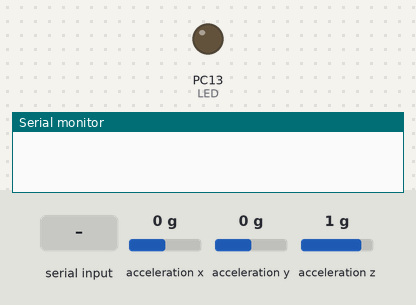
Bench run of a sketch on a simulated STM32 Blue Pill. Parts: output pins drawn as LEDs (lit = HIGH), the last lines printed to the serial monitor. Wiring (inferred from the names in the program): MPU-6050 motion sensor at I2C address 0x68. Dashed ring = blinking. The inputs (shaded band) are chosen by the test bench; at power-on: acceleration x 0 g, acceleration y 0 g, acceleration z 1 g (analog values on the 0–1023 scale).

Above: at 0.0 s.
At 1.28 s:
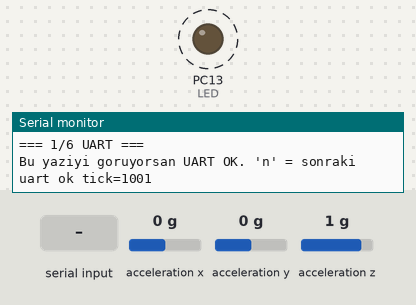
1.7 s: "s" received over Serial
4.7 s: "n" received over Serial
Timing chart, 0 to 13.7 s (numbered marks = the images above; inputs shaded):
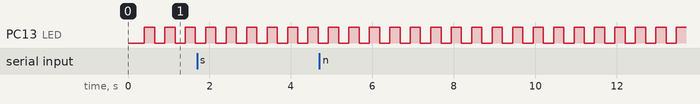

Measured:
- by itself, PC13 (LED): alternates HIGH for 0.25 s and LOW for 0.25 s

The sketch:

12_sequential.ino
```cpp
// AUV tezgah 12 - sirali parca testi (senin mevcut baglanti)
// Bagli: UART, 1x MPU6050, 1x leak (PA5), 2x servo (PB4/PB5), ESC+motor (PB0)
// Basinc YOK (bu sketch'te atlanir)
//
// GUVENLIK:
//   - PERVANE TAKILI OLMASIN
//   - Servo kollari cikarilmis olsun (veya yuksuz)
//   - LiPo YOKKEN asama 1-3 (UART/MPU/leak) calisir
//   - Servo + motor icin LiPo + UBEC gerekir; kod beklemede kalir
//   - Motor ASLA kendiliginden donmez; sadece 'm' ile kisa +20us
//
// Komutlar (her an):
//   n = sonraki asama     r = basa don
//   c = servo/esc 1500    s = motor/servo stop (1500 + rapor)
//   m = motor kisa test   (sadece asama 6'da, pervanesiz)

#include <Wire.h>
#include <Servo.h>

const uint8_t MPU_ADDR = 0x68;
const int LEAK_PIN = PA5;
const int LED = PC13;

Servo rudder;    // PB4
Servo elevator;  // PB5
Servo esc;       // PB0

enum Stage : uint8_t {
  ST_BOOT = 0,
  ST_UART,
  ST_MPU,
  ST_LEAK,
  ST_WAIT_LIPO,
  ST_SERVO,
  ST_ESC,
  ST_DONE
};

Stage stage = ST_BOOT;
uint32_t t_stage = 0;
uint32_t t_print = 0;
uint8_t servo_step = 0;
bool lipo_ok = false;

void reg_write(uint8_t r, uint8_t v) {
  Wire.beginTransmission(MPU_ADDR);
  Wire.write(r);
  Wire.write(v);
  Wire.endTransmission();
}

uint8_t reg_read(uint8_t r) {
  Wire.beginTransmission(MPU_ADDR);
  Wire.write(r);
  Wire.endTransmission(false);
  Wire.requestFrom(MPU_ADDR, (uint8_t)1);
  return Wire.available() ? Wire.read() : 0xFF;
}

bool mpu_read(float &ax, float &ay, float &az) {
  Wire.beginTransmission(MPU_ADDR);
  Wire.write(0x3B);
  if (Wire.endTransmission(false) != 0) return false;
  if (Wire.requestFrom(MPU_ADDR, (uint8_t)6) != 6) return false;
  int16_t x = (Wire.read() << 8) | Wire.read();
  int16_t y = (Wire.read() << 8) | Wire.read();
  int16_t z = (Wire.read() << 8) | Wire.read();
  ax = x / 16384.0f;
  ay = y / 16384.0f;
  az = z / 16384.0f;
  return true;
}

void neutrals() {
  rudder.writeMicroseconds(1500);
  elevator.writeMicroseconds(1500);
  esc.writeMicroseconds(1500);
}

void enter(Stage s) {
  stage = s;
  t_stage = millis();
  t_print = 0;
  servo_step = 0;
  Serial.println();
  switch (s) {
    case ST_UART:
      Serial.println("=== 1/6 UART ===");
      Serial.println("Bu yaziyi goruyorsan UART OK. 'n' = sonraki");
      break;
    case ST_MPU:
      Serial.println("=== 2/6 MPU6050 ===");
      Wire.setSCL(PB6);
      Wire.setSDA(PB7);
      Wire.begin();
      Wire.setClock(100000);
      reg_write(0x6B, 0x00);
      delay(50);
      {
        uint8_t who = reg_read(0x75);
        Serial.print("WHO_AM_I=0x");
        Serial.println(who, HEX);
        if (who != 0x68) Serial.println("UYARI: 0x68 degil - kablo/adres");
        else Serial.println("MPU bulundu. 5 sn veri, sonra 'n'");
      }
      break;
    case ST_LEAK:
      Serial.println("=== 3/6 LEAK (PA5) ===");
      pinMode(LEAK_PIN, INPUT_ANALOG);
      analogReadResolution(12);
      Serial.println("Kuru/nemli farka bak. 'n' = sonraki");
      break;
    case ST_WAIT_LIPO:
      Serial.println("=== 4/6 LIPO BEKLEME ===");
      Serial.println("Servo+motor icin: LiPo tak (pervane YOK).");
      Serial.println("UBEC LED yansa 'n' yaz. LiPo yoksa 'n' ile atla (servo/motor atlanir).");
      break;
    case ST_SERVO:
      Serial.println("=== 5/6 SERVO PB4+PB5 ===");
      rudder.attach(PB4, 1000, 2000);
      elevator.attach(PB5, 1000, 2000);
      neutrals();
      Serial.println("Kisa merkez-sol-sag turu basliyor...");
      break;
    case ST_ESC:
      Serial.println("=== 6/6 ESC/MOTOR PB0 ===");
      esc.attach(PB0, 1000, 2000);
      esc.writeMicroseconds(1500);
      Serial.println("ESC 1500us (stop). PERVANE YOK.");
      Serial.println("'m' = +20us kisa test sonra 1500 | 'n' = bitir | 's' = stop");
      break;
    case ST_DONE:
      neutrals();
      Serial.println("=== BITTI ===");
      Serial.println("Hepsi siralandi. 'r' = bastan | 's' = 1500 stop");
      break;
    default:
      break;
  }
}

void setup() {
  pinMode(LED, OUTPUT);
  Serial.begin(115200);
  delay(400);
  Serial.println();
  Serial.println("AUV sequential bench 12");
  Serial.println("Komut: n=sonraki  r=basa  s=stop  m=motor(test)");
  enter(ST_UART);
}

void loop() {
  // LED kalp
  static uint32_t t_led = 0;
  if (millis() - t_led > 250) {
    t_led = millis();
    digitalWrite(LED, !digitalRead(LED));
  }

  if (Serial.available()) {
    char k = Serial.read();
    if (k == 'r') {
      lipo_ok = false;
      enter(ST_UART);
    } else if (k == 's') {
      neutrals();
      Serial.println("STOP 1500");
    } else if (k == 'n') {
      if (stage == ST_UART) enter(ST_MPU);
      else if (stage == ST_MPU) enter(ST_LEAK);
      else if (stage == ST_LEAK) enter(ST_WAIT_LIPO);
      else if (stage == ST_WAIT_LIPO) {
        lipo_ok = true;
        enter(ST_SERVO);
      } else if (stage == ST_SERVO) enter(ST_ESC);
      else if (stage == ST_ESC) enter(ST_DONE);
      else if (stage == ST_DONE) Serial.println("Zaten bitti. 'r' basta.");
    } else if (k == 'm' && stage == ST_ESC) {
      Serial.println("motor +20us 1.5sn...");
      esc.writeMicroseconds(1520);
      delay(1500);
      esc.writeMicroseconds(1500);
      Serial.println("motor 1500 stop");
    }
  }

  uint32_t now = millis();

  if (stage == ST_UART) {
    if (now - t_print > 1000) {
      t_print = now;
      Serial.print("uart ok tick=");
      Serial.println(now);
    }
  }

  if (stage == ST_MPU) {
    if (now - t_print > 200) {
      t_print = now;
      float ax, ay, az;
      if (mpu_read(ax, ay, az)) {
        Serial.print("ax=");
        Serial.print(ax, 3);
        Serial.print(" ay=");
        Serial.print(ay, 3);
        Serial.print(" az=");
        Serial.println(az, 3);
      } else {
        Serial.println("MPU okuma hata");
      }
    }
  }

  if (stage == ST_LEAK) {
    if (now - t_print > 300) {
      t_print = now;
      int raw = analogRead(LEAK_PIN);
      float v = raw * 3.3f / 4095.0f;
      Serial.print("leak raw=");
      Serial.print(raw);
      Serial.print(" V=");
      Serial.println(v, 3);
    }
  }

  if (stage == ST_SERVO) {
    // 0:1500 1:1300 2:1700 3:1500 sonra bekle
    uint32_t dt = now - t_stage;
    if (servo_step == 0 && dt > 500) {
      rudder.writeMicroseconds(1300);
      elevator.writeMicroseconds(1300);
      Serial.println("servo 1300");
      servo_step = 1;
      t_stage = now;
    } else if (servo_step == 1 && dt > 800) {
      rudder.writeMicroseconds(1700);
      elevator.writeMicroseconds(1700);
      Serial.println("servo 1700");
      servo_step = 2;
      t_stage = now;
    } else if (servo_step == 2 && dt > 800) {
      neutrals();
      Serial.println("servo 1500 merkez. 'n' = ESC asamasina");
      servo_step = 3;
    }
  }

  if (stage == ST_ESC) {
    if (now - t_print > 2000) {
      t_print = now;
      Serial.println("ESC idle 1500 - 'm' test / 'n' bitir");
    }
  }
}
```
